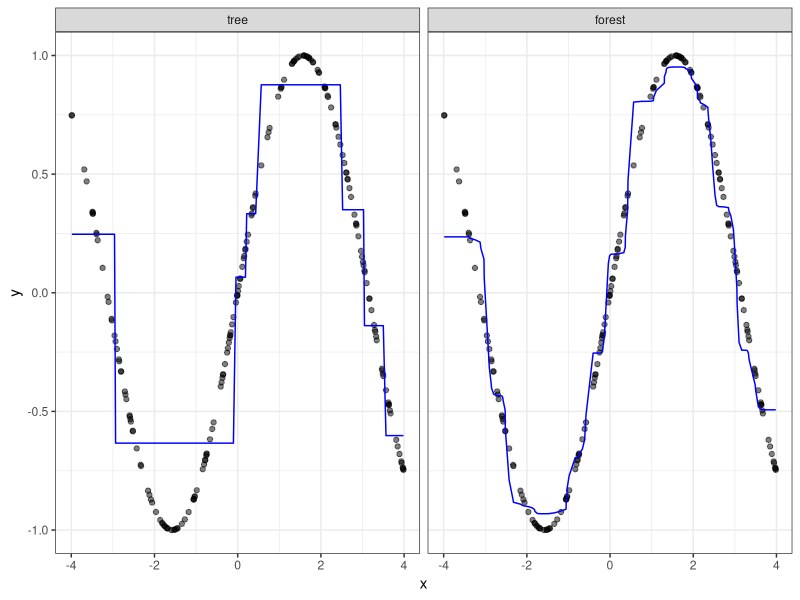

Reproduce this figure in R.
set.seed(1988)

library(party)
library(ggplot2)
library(reshape2)

n <- 200
x <- runif(n, -4, 4)
y <- sin(x)
df <- data.frame(x, y)

fit_tree <- ctree(y ~ x, df)
df$tree <- as.numeric(predict(fit_tree))

fit_forest <- cforest(y ~ x, df, control = cforest_unbiased(mtry = 1, ntree = 1000))
df$forest <- as.numeric(predict(fit_forest))
df <- melt(df, id.vars = c("x", "y"))

p <- ggplot(df, aes(x, y))
p <- p + facet_wrap( ~ variable)
p <- p + geom_point(alpha = .5)
p <- p + geom_line(aes(x, value), colour = "blue")
p <- p + theme_bw()
ggsave("figures/approximation_example.png", p, width = 8, height = 4)
